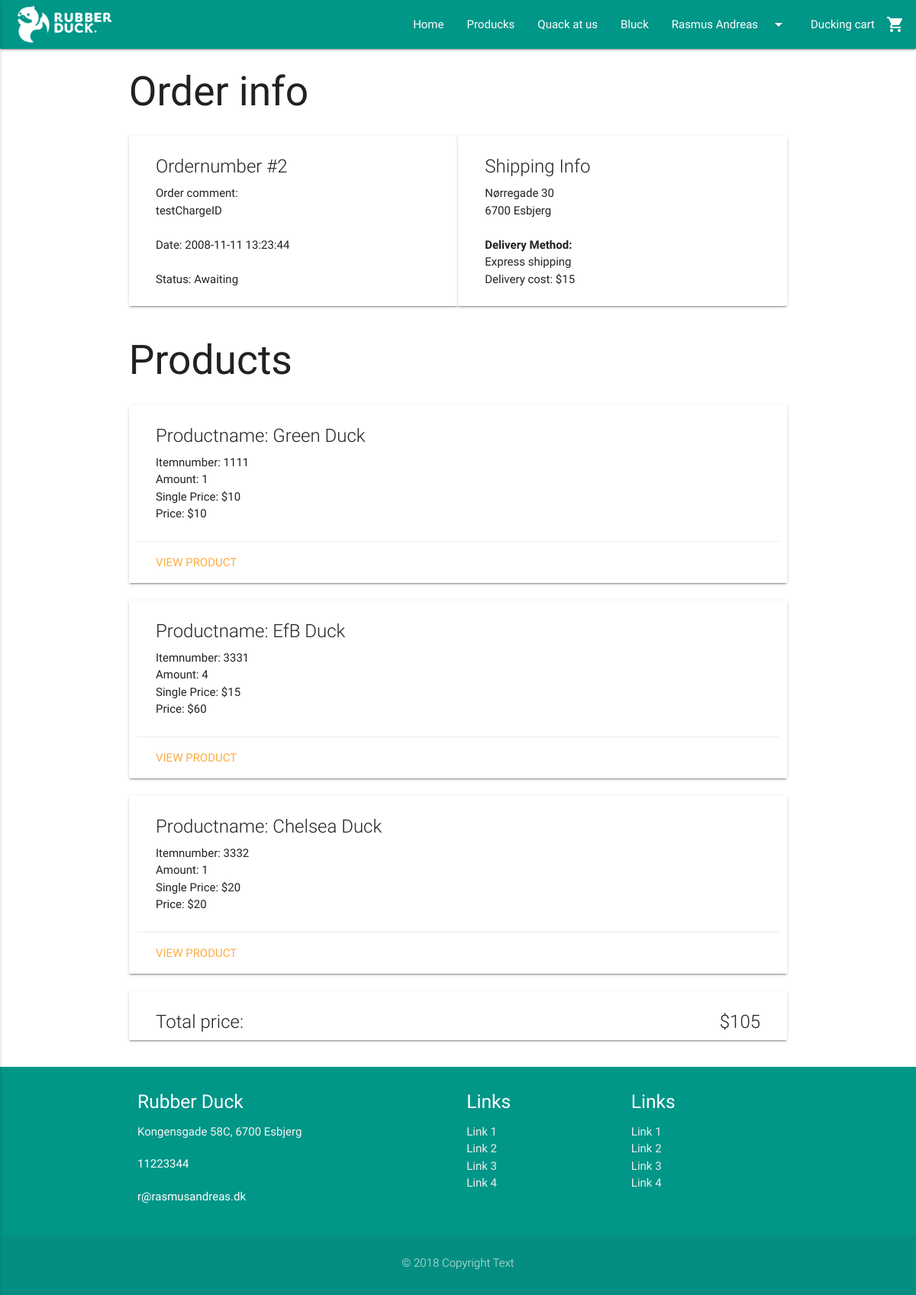
The page /view/order.php?order=2 (signed in) on the database as committed earlier.
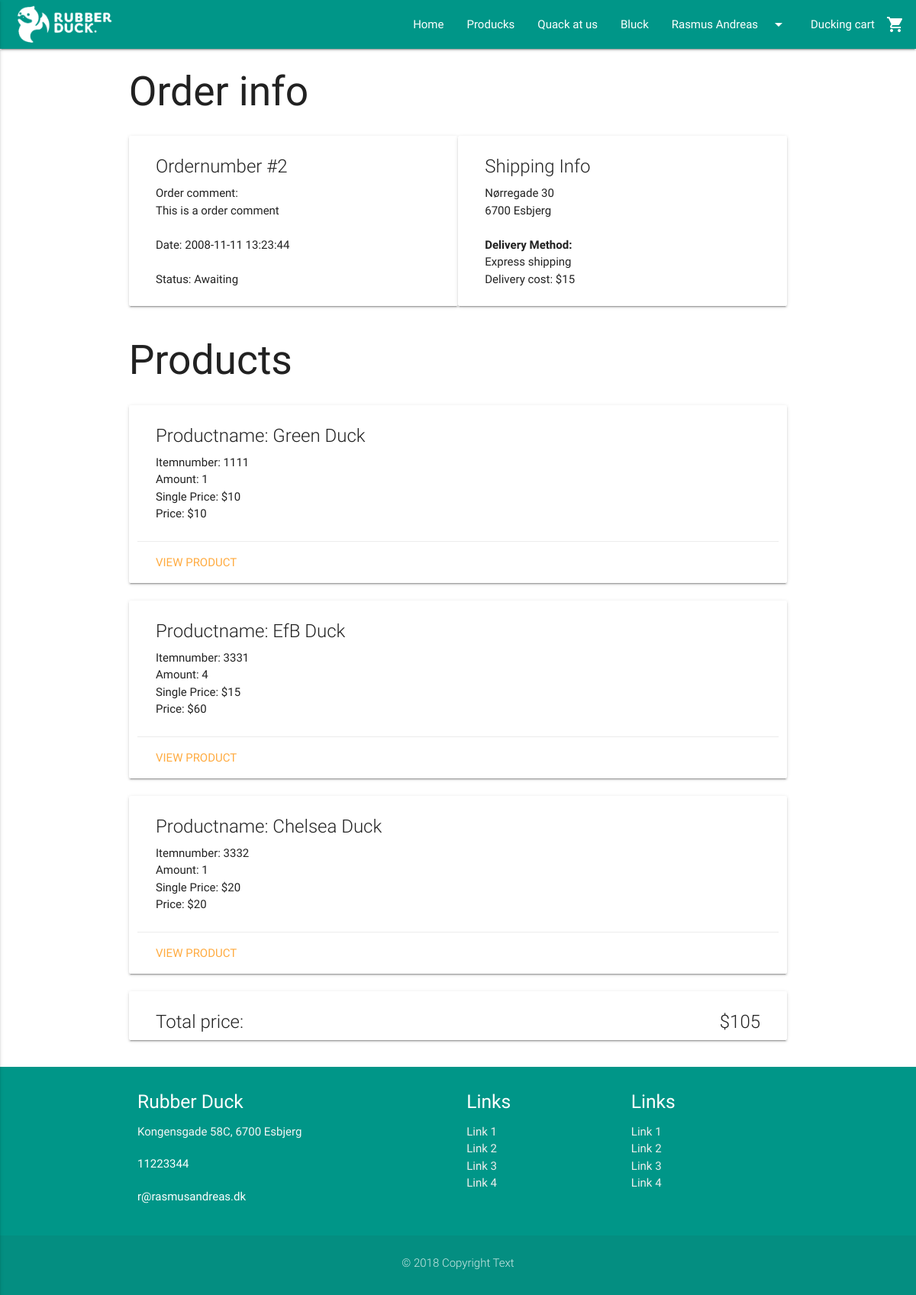
The same page on the database as committed later.
### tables this page shows
CREATE TABLE BasicPageInfo (
  CVR int NOT NULL PRIMARY KEY,
  LogoURL varchar(255) NOT NULL,
  ShopName varchar(255) NOT NULL,
  MinimumDelivery int NULL,
  AboutUsText varchar(255) NULL,
  Email varchar(255) NULL,
  Phone int NULL,
  Street varchar(255) NULL,
  HouseNumber varchar(255) NULL,
  ZipCode int(20) NOT NULL  
);

CREATE TABLE CustomerOrder (
  OrderNumber int AUTO_INCREMENT NOT NULL PRIMARY KEY,
  Comment varchar(255) NULL,
  StripeChargeID varchar(255) NOT NULL,
  OrderDate TIMESTAMP NOT NULL,
  ShippingStreet varchar(255) NOT NULL,
  ShippingHouseNumber varchar(255) NOT NULL,
  ZipCode int(20) NOT NULL,  
  CustomerEmail varchar(255) NOT NULL,  
  DeliveryMethodID int NOT NULL,  
  OrderStatusID int NOT NULL,  
  PromoCode varchar(255) NULL  
);

CREATE TABLE OrderStatus (
  OrderStatusID int AUTO_INCREMENT NOT NULL PRIMARY KEY,
  Status varchar(255) NOT NULL
);

CREATE TABLE ZipCode (
    ZipCode int(20) NOT NULL PRIMARY KEY,
    City varchar(255)
);

CREATE TABLE DeliveryMethod (
  DeliveryMethodID int AUTO_INCREMENT NOT NULL PRIMARY KEY,
  Method varchar(255) NOT NULL,
  MethodDescription varchar(255) NOT NULL,
  DeliveryPrice int NOT NULL
);

CREATE TABLE OrderDetails (
  OrderNumber int NOT NULL,
  ItemNumber varchar(255) NOT NULL,
  Amount int NOT NULL,
  CONSTRAINT PK_ProductOnOrder PRIMARY KEY (OrderNumber, ItemNumber),
  FOREIGN KEY (OrderNumber) REFERENCES CustomerOrder (OrderNumber),
  FOREIGN KEY (ItemNumber) REFERENCES Product (ItemNumber)
);

CREATE TABLE Product (
  ItemNumber varchar(255) NOT NULL PRIMARY KEY,
  ProductName varchar(255) NOT NULL,
  StockStatus int NOT NULL,
  ShortDescription varchar(255) NOT NULL,
  LongDescription varchar(255) NOT NULL,
  Price int NOT NULL,
  OfferPrice int NULL,
  SeoTitle varchar(255) NULL,
  MetaDescription varchar(255) NULL,
  ProductStatus boolean NOT NULL,
  CreationDate DATE NOT NULL,
  UserEmail varchar(255) NOT NULL,  
  ProductCategoryID int NOT NULL  
);

### model/contactDAO.php (called while the page is built, shortened)
<?php
require_once('../includes/connection.php');
    function getPageInfo() {
    global $connection;
        $pageInfo = mysqli_query($connection, "SELECT BasicPageInfo.* , ZipCode.City FROM `BasicPageInfo` INNER JOIN ZipCode ON ZipCode.ZipCode = BasicPageInfo.ZipCode");
        $row = mysqli_fetch_assoc($pageInfo);
        return $row;
    }

### includes/loginCustomer/session.php (called while the page is built, shortened)
<?php
	function logged_in() {
		return isset($_SESSION['CustomerEmail']);
	}
?>

### model/ordersDAO.php (called while the page is built, shortened)
<?php
require_once("../includes/connection.php");
function getOrder($orderNumber) {
  global $connection;
  $query = "SELECT * FROM CustomerOrder INNER JOIN DeliveryMethod ON CustomerOrder.DeliveryMethodID = DeliveryMethod.DeliveryMethodID INNER JOIN OrderStatus ON CustomerOrder.OrderStatusID = OrderStatus.OrderStatusID INNER JOIN ZipCode ON CustomerOrder.ZipCode = ZipCode.ZipCode WHERE OrderNumber = $orderNumber";
  $result = mysqli_query($connection, $query);
  $row = mysqli_fetch_assoc($result);
  return $row;
}
function getOrderProducts($orderNumber) {
  global $connection;
  $query = "SELECT * FROM OrderDetails INNER JOIN Product ON OrderDetails.ItemNumber = Product.ItemNumber WHERE OrderDetails.OrderNumber = $orderNumber";
  $result = mysqli_query($connection, $query);
  return $result;
}
?>

### view/order.php (the view, shortened to what this page needs)
<?php
require_once("../includes/header.php");
require_once("../model/ordersDAO.php");
$orderNumber = $_GET["order"];
$orderinfo = getOrder($orderNumber);
$orderProducts = getOrderProducts($orderNumber);
?>
<?php
if ($orderinfo["CustomerEmail"] != $_SESSION["CustomerEmail"]) {
  ?>
  <div class="container">
    <h2>This isn't your order!</h2>
  </div>
  <?php
} else {
	$totalPrice = 0;
?>
<div class="container">
  <div class="row">
    <h2>Order info</h2>
    <div class="card col s12 m6">
      <div class="card-content">
        <span class="card-title">Ordernumber #<?php echo $orderinfo["OrderNumber"]; ?></span>
        <p>Order comment: </p>
        <p><?php echo $orderinfo["Comment"]; ?></p>
        <br>
        <p>Date: <?php echo $orderinfo["OrderDate"]; ?></p>
        <br>
        <p>Status: <?php echo $orderinfo["Status"]; ?></p>
      </div>
    </div>
    <div class="card col s12 m6">
      <div class="card-content">
        <span class="card-title">Shipping Info</span>
        <p><?php echo $orderinfo["ShippingStreet"] . " " .$orderinfo["ShippingHouseNumber"]; ?></p>
        <p><?php echo $orderinfo["ZipCode"] . " " . $orderinfo["City"]; ?></p>
        <br>
        <p><b>Delivery Method:</b></p>
        <p><?php echo $orderinfo["Method"]; ?></p>
        <p>Delivery cost: $<?php echo $orderinfo["DeliveryPrice"]; ?></p>
      </div>
    </div>
  </div>
  <div class="row">
    <h2>Products</h2>
    <?php
    while ($row = mysqli_fetch_array($orderProducts)) {
    ?>
    <div class="card col s12">
      <div class="card-content">
        <span class="card-title">Productname: <?php echo $row["ProductName"]; ?></span>
        <p>Itemnumber: <?php echo $row["ItemNumber"]; ?></p>
        <p>Amount: <?php echo $row["Amount"]; ?></p>
        <p>Single Price: $<?php echo $row["Price"]; ?></p>
        <p>Price: $<?php echo $row["Price"] * $row["Amount"]; ?></p>
      </div>
      <div class="card-action">
        <a href="product.php?item=<?php echo $row["ItemNumber"]; ?>">View product</a>
      </div>
    </div>
    <?php
		$totalPrice = $totalPrice + $row["Price"] * $row["Amount"];
    }
    ?>
		<div class="card col s12">
      <div class="card-content">
				<?php
					if (isset($orderinfo["PromoCode"])) {
						$totalPriceWithDiscount = ($totalPrice / 100) * $promocodeInfo[0]["DiscountAmount"] + $orderinfo["DeliveryPrice"];
						$totalPrice = $totalPrice + $orderinfo["DeliveryPrice"];
				?>
				<div class="row">
					<span class="card-title left">Before Discount:</span><span class="card-title right"><strike>$<?php echo $totalPrice; ?></strike></span>
				</div>
				<div class="row">
					<span class="card-title left">Total price:</span><span class="card-title right">$<?php echo $totalPriceWithDiscount; ?></span>
				</div>
				<?php
				} else {
					$totalPrice = $totalPrice + $orderinfo["DeliveryPrice"];
				?>
					<span class="card-title left">Total price:</span><span class="card-title right">$<?php echo $totalPrice; ?></span>
				<?php
				}
				?>
			</div>
		</div>
  </div>
</div>
<?php
}
require_once("../includes/footer.php");
?>

### includes/header.php (shortened to what this page needs)
<?php
require_once("../includes/connection.php");
require_once("../includes/loginCustomer/session.php");
require_once("../model/contactDAO.php");
$pageInfo = getPageInfo();
?>
<!DOCTYPE html>
  <html>
    <html lang="en">
    <head>
      <?php require_once("../includes/seo.php"); ?>
      <link type="text/css" rel="stylesheet" href="../css/materialize.min.css"  media="screen,projection"/>
      <link type="text/css" rel="stylesheet" href="../css/custom/custom.css" />
    </head>
    <body>
      <nav class="teal">
        <div class="nav-wrapper">
          <a href="../index.php" class="brand-logo"><img class="responsive-img" style="max-height: 64px!important; padding: 4px 0!important;" src="../<?php echo $pageInfo["LogoURL"]; ?>"></a>
          <ul class="right hide-on-med-and-down">
            <li><a href="../index.php">Home</a></li>
            <li><a href="products.php">Producks</a></li>
            <li><a href="contact.php">Quack at us</a></li>
            <li><a href="blog.php">Bluck</a></li>
            <?php
              if (logged_in() == true) {
            ?>
            <li><a class="dropdown-button" href="" data-activates="dropdown1"><?php echo $_SESSION["FirstName"]; ?><i class="material-icons right">arrow_drop_down</i></a></li>
            <?php
              } else {
            ?>
            <li><a href="login.php">Login</a></li>
            <?php
              }
            ?>
            <li><a href="cart.php">Ducking cart<i class="material-icons right">shopping_cart</i></a></li>
          </ul>
        </div>
      </nav>

### includes/footer.php (shortened to what this page needs)
<?php require_once ('../model/contactDAO.php');
$pageInfo = getPageInfo();
?>
<footer class="page-footer teal">
      <div class="container">
        <div class="row">
          <div class="col s12 m4">
            <h5 class="white-text"><?php echo $pageInfo["ShopName"];?> </h5>
            <p class="grey-text text-lighten-4">
                <?php echo $pageInfo["Street"] . " " . $pageInfo["HouseNumber"] . ", " . $pageInfo["ZipCode"] . " " . $pageInfo["City"]; ?>
            </p>
              <p><?php echo $pageInfo["Phone"] ?></p>
              <p><?php echo $pageInfo["Email"] ?></p>
          </div>
          <div class="col s12 m3 offset-m2">
            <h5 class="white-text">Links</h5>
            <ul>
              <li><a class="grey-text text-lighten-3" href="#!">Link 1</a></li>
              <li><a class="grey-text text-lighten-3" href="#!">Link 2</a></li>
              <li><a class="grey-text text-lighten-3" href="#!">Link 3</a></li>
              <li><a class="grey-text text-lighten-3" href="#!">Link 4</a></li>
            </ul>
          </div>
          <div class="col s12 m3">
            <h5 class="white-text">Links</h5>
            <ul>
              <li><a class="grey-text text-lighten-3" href="#!">Link 1</a></li>
              <li><a class="grey-text text-lighten-3" href="#!">Link 2</a></li>
              <li><a class="grey-text text-lighten-3" href="#!">Link 3</a></li>
              <li><a class="grey-text text-lighten-3" href="#!">Link 4</a></li>
            </ul>
          </div>
        </div>
      </div>
      <div class="footer-copyright">
        <div class="container">
          <p class="center">&copy; 2018 Copyright Text</p>
        </div>
      </div>
    </footer>
  </body>
</html>

### css/custom/custom.css (style rules this page uses)
body { position: relative; }
p { margin-bottom: 20px; }
nav .brand-logo { display: inline-block; padding-left: 20px; }
.brand-logo { display: block; margin-right: 20px; }
footer { margin: 0; }

Rows that differ between the two databases and show on the page:
changed customerorder "Nørregade": Comment "testChargeID" → "This is a order comment"
